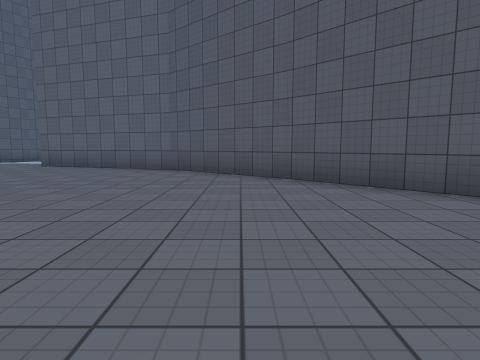
[1] (above)

20 first-person views from a walk through a Unity game level. The camera is 1.2 m above the floor, tilts 6° down and sees 75° across. The floor is counted in squares, 2 m on a side. Each view is taken from the middle of a square. On the plan, view 1 faces up. The plan holds only what a view shows up to about 9 squares ahead; the rest is blank. The place goes on beyond the plan. The player is left out. Some animated figures are not drawn. Surface patterns are stand-ins for the level's own textures.

[2]
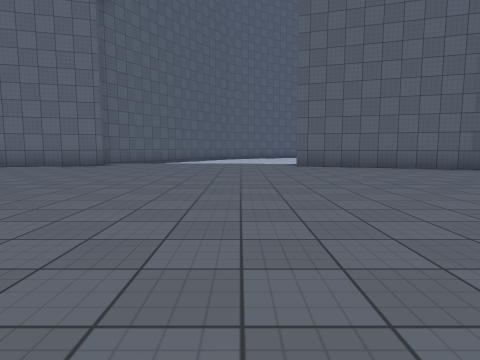

[3]
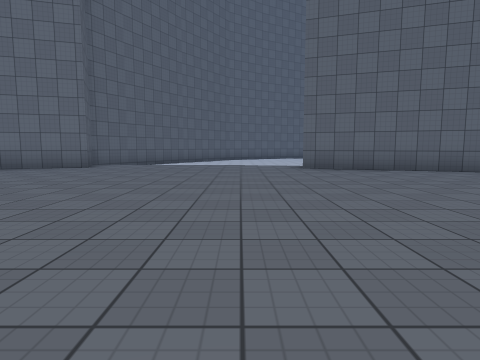

[4]
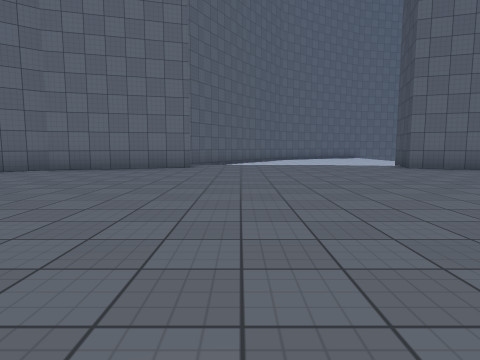

[5]
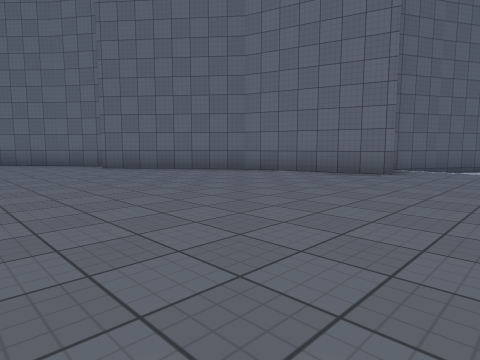

[6]
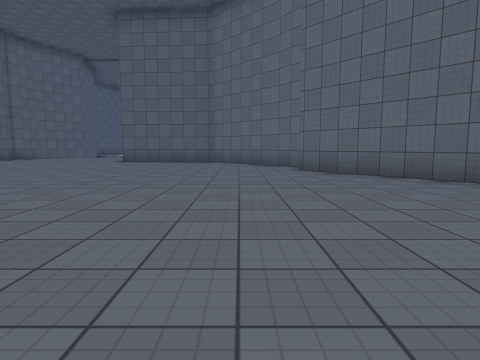

[7]
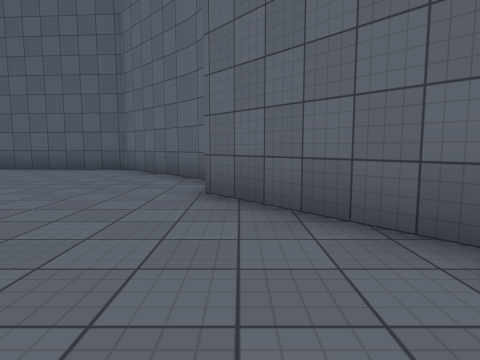

[8]
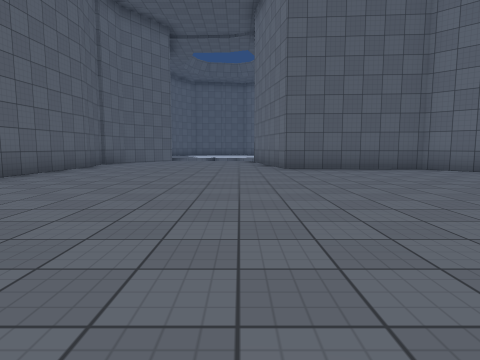

[9]
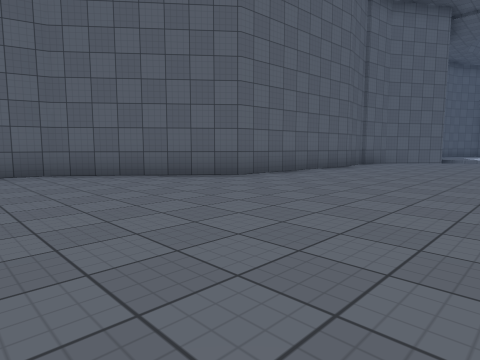

[10]
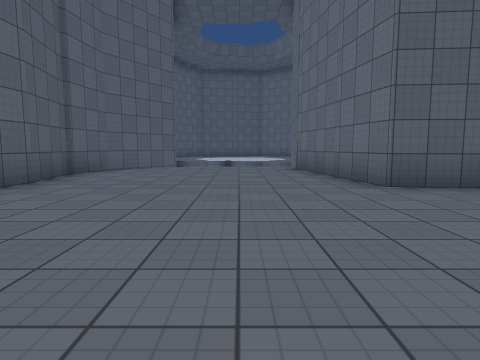

[11]
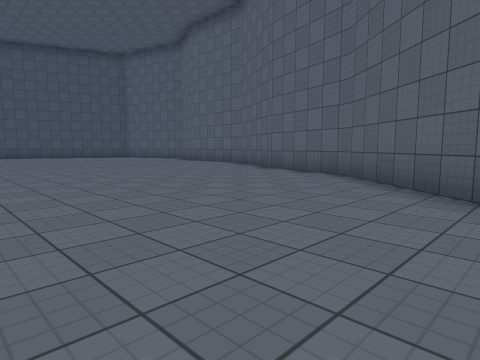

[12]
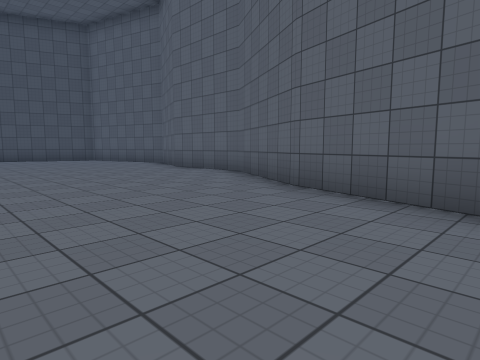

[13]
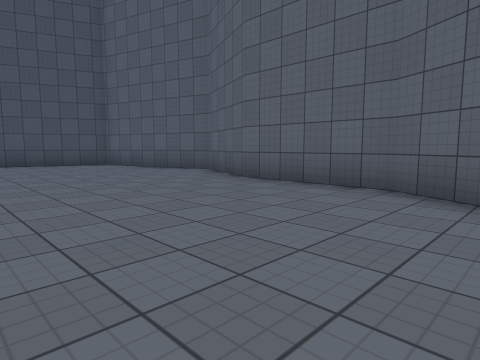

[14]
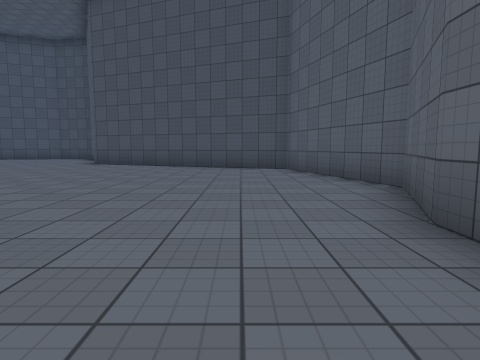

[15]
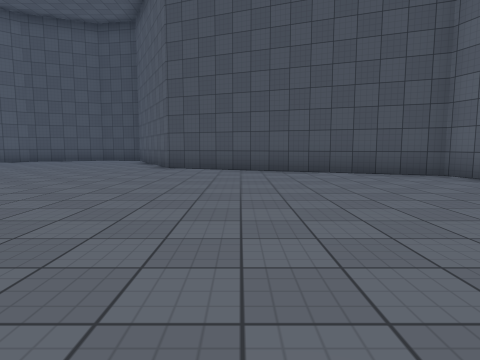

[16]
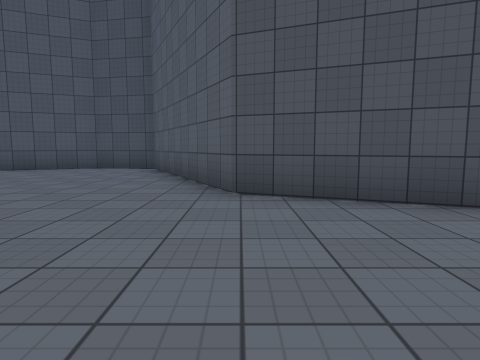

[17]
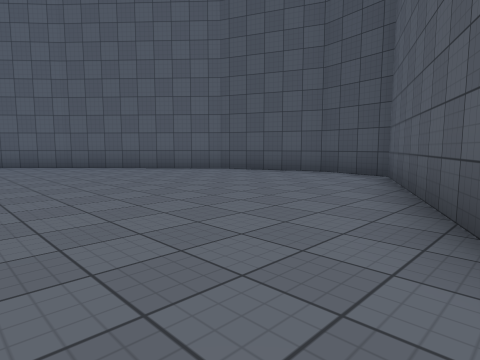

[18]
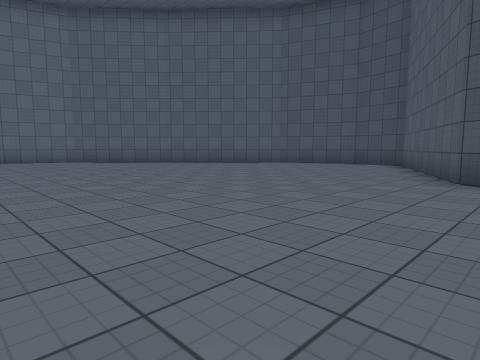

[19]
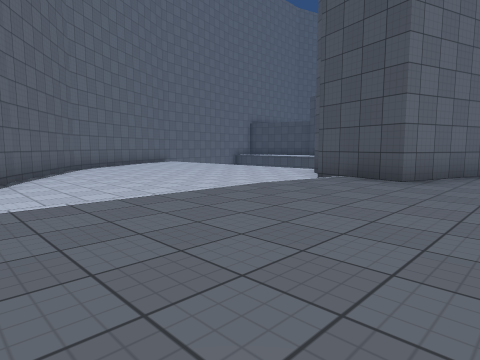

[20]
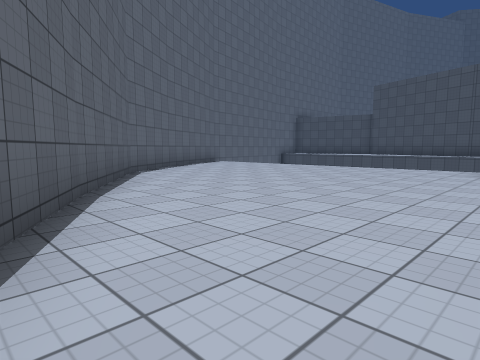

### Floor plan
Key: @ floor where view 1 was taken; # wall or solid block; . main floor; - floor 0.25 m lower than the main floor.
Columns run from 28 left of view 1 to 5 right of it. Each row starts with its distance up from view 1.
 20                    ###
 19                   ##---
 18                   #-----
 17                  ##------
 16                 ##--------
 15                 #---------
 14                ##---------
 13                #--------#
 12                #-------##
 11                #......##
 10             ####......###
  9           ###...........####
  8          ##................##
  7          #..................##
  6      ###.....................##
  5     ##........................##
  4     #..........................##
  3     #...........................#
  2     #.......... ................##
  1     #........    . ... ..........#
  0 #####........       .  .....@....#
 -1 ..............        ...........#
 -2 ..............        ..........##
 -3 ...................   ........###
 -4 .................... .......###
 -5 #...........................#
 -6 #########...................#
 -7         ##.................##
 -8          ###...............#
 -9            ####...........##
-10               ###.........#
-11                 ######.####
-12                      ###

Positions as (right, up) in squares from view 1, and headings:
1: (0, 0), facing up
2: (-8, 0), facing up
3: (-8, 1), facing up
4: (-11, 1), facing up
5: (-10, 3), facing up-left
6: (-11, 5), facing left
7: (-15, 7), facing left
8: (-15, -1), facing left
9: (-15, -1), facing down-left
10: (-19, -2), facing left
11: (-20, -2), facing down-right
12: (-17, -5), facing down-right
13: (-13, -6), facing down-right
14: (-11, -9), facing right
15: (-9, -6), facing right
16: (-4, -4), facing right
17: (-2, -4), facing up-right
18: (-6, -5), facing up-right
19: (-12, 8), facing up-right
20: (-12, 12), facing up-right
